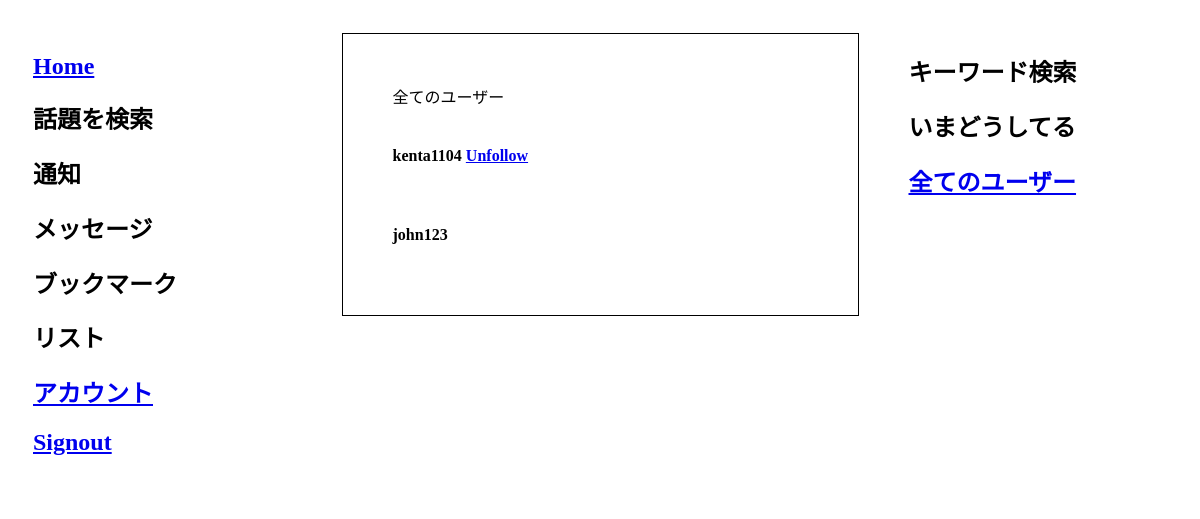
Page /users/ (signed in) on the earlier database version.
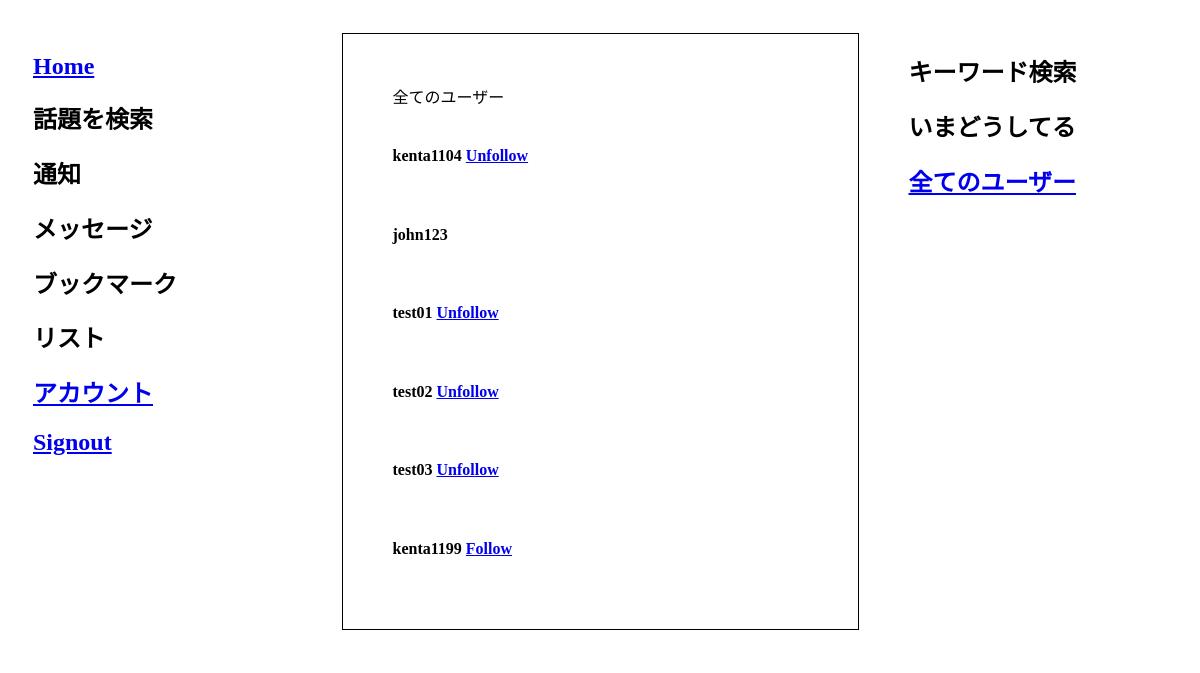
Same page on the later database version.
### project/models.py (models this page shows, shortened)
class User(db.Model):
    __tablename__ = 'users'
    id = db.Column(db.Integer, primary_key=True)
    name = db.Column(db.String, unique=True, nullable=False)
    email = db.Column(db.String, unique=True, nullable=False)
    image_file =  db.Column(db.String(20), nullable=False, default='default.jpg')
    password = db.Column(db.String, nullable=False)
    tweets = db.relationship('Tweet', backref='poster')
    role = db.Column(db.String, default='user')
    @classmethod
    def is_following(cls, who_id, whom_id):
        whom_ids = db.session.query(Follower.whom_id).filter_by(who_id=who_id).all()
        whom_ids = [i[0] for i in whom_ids]
        if whom_id in whom_ids:
            return True
        else:
            return False

### project/users/views.py (the view)
@users_blueprint.route('/users/')
@login_required
def all_users():
    users = db.session.query(User).all()
    return render_template('users.html', users=users)

### project/users/views.py (called while the page is built)
def login_required(test):
    @wraps(test)
    def wrap(*args, **kwargs):
        if 'logged_in' in session:
            return test(*args, **kwargs)
        else:
            flash('You need to login first')
            return (redirect(url_for('users.login')))
    return wrap

### project/templates/users.html (shortened to what this page needs)
{% extends 'layout.html' %}
{% block content %}
    <section class="col-2">
        <div class="marketing">
            全てのユーザー
            {% for user in users %}
            <div class="media">
                <div class="media-left">
                </div>
                <div class="media-body">
                    <h4 class="media-heading">{{ user.name }}
                        {% if user.name == session.name %}
                        </h4>
                        {% elif user.is_following(session.user_id, user.id) %}
                        <a class="btn btn-info btn-xs" href="{{ url_for('tweets.unfollow_user', user_id=user.id )}}">Unfollow</a></h4>
                        {% else %}
                        <a class="btn btn-info btn-xs" href="{{ url_for('tweets.follow_user', user_id=user.id )}}">Follow</a></h4>
                        {% endif %}
                </div>
            </div>
            {% endfor %}
        </div>
    </section>
{% endblock content %}

### project/templates/layout.html (shortened to what this page needs)
<!DOCTYPE html>
<html lang="ja">
  <head>
    <link rel=stylesheet href="{{ url_for('static', filename='style.css')}}">
  </head>
  <body>
      <div class="main">
        <section class="col-1">
            {% if session.logged_in %}
            <h1><a href="/tweets/">Home</a></h1>
            <h1>話題を検索</h1>
            <h1>通知</h1>
            <h1>メッセージ</h1>
            <h1>ブックマーク</h1>
            <h1>リスト</h1>
            <h1><a href="{{ url_for('users.accounts') }}">アカウント</a></li></h1>
            {% endif %}
            {% if not session.logged_in %}
            {% else %}
            <h1 role="presentation"><a href="{{ url_for('users.logout') }}">Signout</a></h1>
            {% endif %}
        </section>
      {% block content %}
      {% endblock content %}
      <section class="col-3">
        <h1>キーワード検索</h1>
        <h1>いまどうしてる</h1>
        <h1><a href="{{ url_for('users.all_users') }}">全てのユーザー</a></h1>
      </section>
      </div>
  </body>
</html>

### project/static/style.css (style rules this page uses)
.main section { margin: 10px; background: white; padding: 15px; }
.main h1 { color: black; font-size: 1.5rem; }
.main { display: flex; max-width: 1375px; margin: 0 auto; justify-content:space-around; }
.main section { flex: 1; }
.main .col-2 { flex: 2; }
.marketing { border: solid 1px black; padding: 50px; }

Differences in the rows shown:
added User: name "test01"
added User: name "test02"
added User: name "test03"
added User: name "kenta1199"
